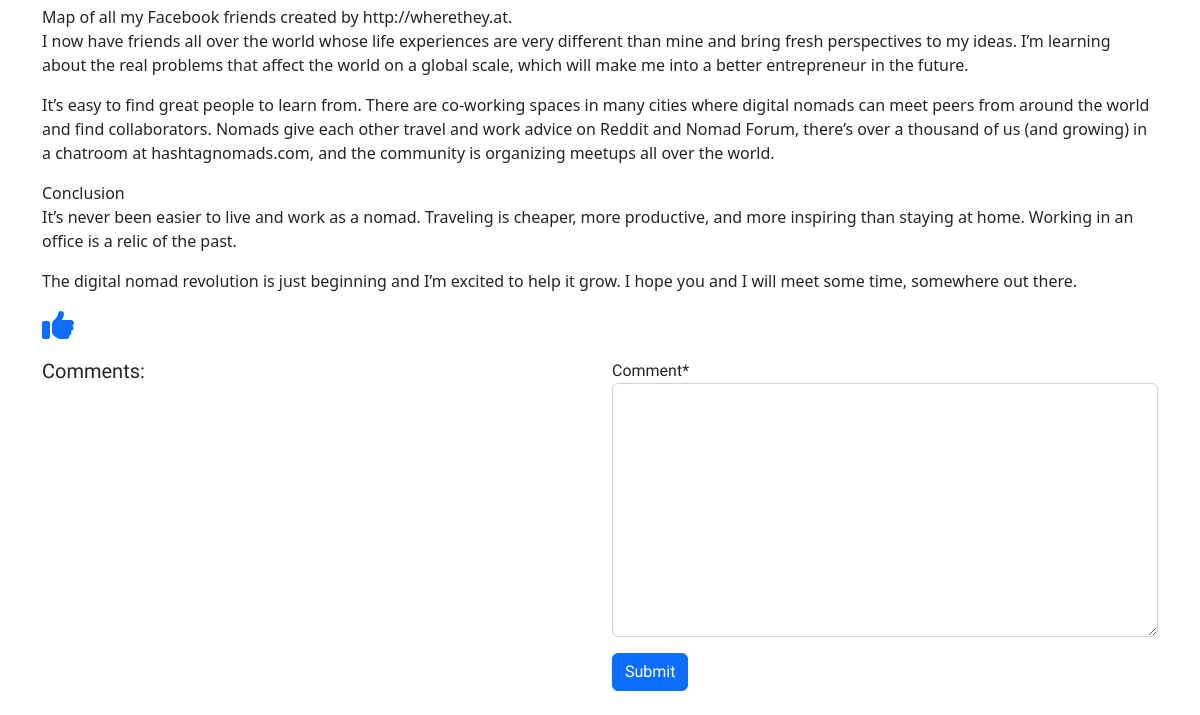
Page /blog/How-I-built-a-startup-while-traveling-to-20-countries-c72c1c34-e6f1-449f-af6b-ab3bc6a52c8d (signed in, lower part) on the earlier database version.
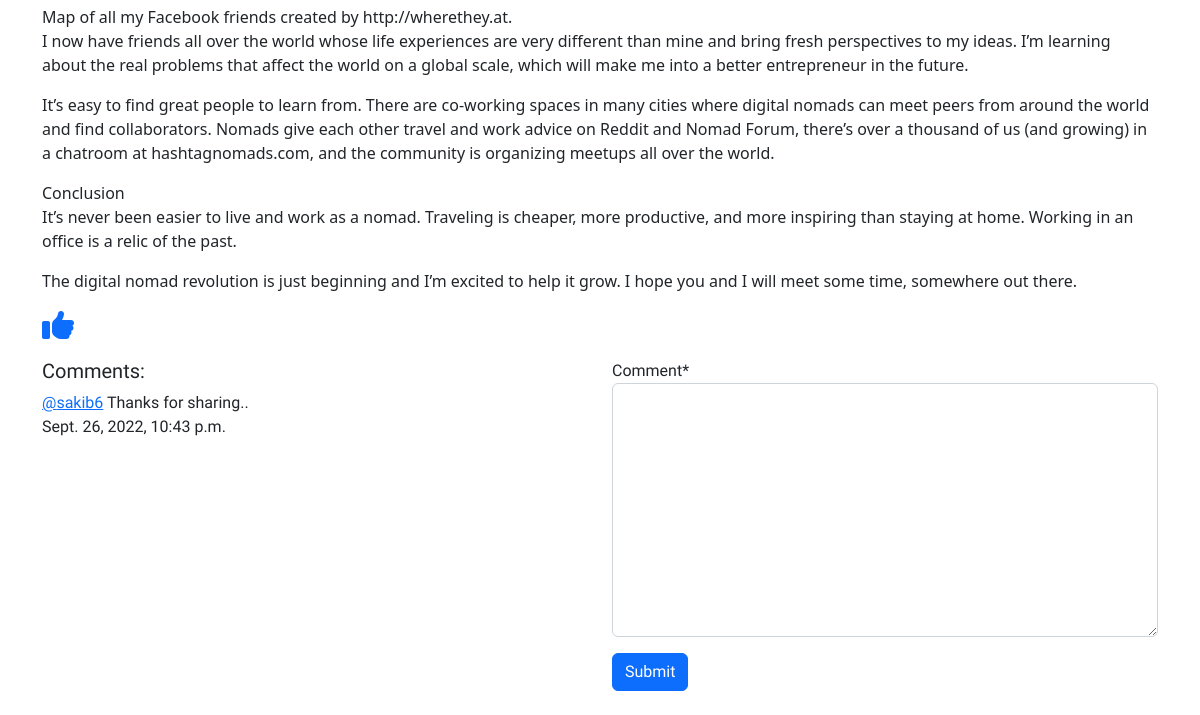
Same page on the later database version.
### Blog_Management/models.py (models this page shows, shortened)
class Comment(models.Model):
    blog = models.ForeignKey(Blog, on_delete=models.CASCADE, related_name='blog_comment')
    user = models.ForeignKey(User, on_delete=models.CASCADE, related_name='user_comment')
    comment = models.TextField()
    comment_date = models.DateTimeField(auto_now_add=True)
    class Meta:
        ordering = ('-comment_date', )

### Blog_Management/views.py (the view, shortened to what this page needs)
# urls.py: path('<str:slug>', views.full_blog, name='full_blog'),
@login_required
def full_blog(request, slug):
    blog = Blog.objects.get(slug=slug)
    comment_form = CommentForm()
    already_liked = Like.objects.filter(blog=blog, user=request.user)
    if already_liked:
        liked = True
    else:
        liked = False
    return render(request, 'Blog_Management/full_blog.html', {'blog': blog, 'comment_form': comment_form, 'liked': liked})

### Blog_Management/forms.py
class CommentForm(forms.ModelForm):
    class Meta:
        model = Comment
        fields = ('comment', )

### templates/Blog_Management/full_blog.html (shortened to what this page needs)
{% extends 'base.html' %}
{% load crispy_forms_tags %}
{% block main_content %}
<div class="row">
    <div class="col-lg-12">
        <p class="regular-font">{{ blog.blog_content|linebreaks }}</p>
        {% if not liked %}
            <a href="{% url 'Blog_Management_App:liked_post' pk=blog.pk %}"><i class="fa fa-solid fa-thumbs-up fa-2x"></i></a>
        {% else %}
            <a href="{% url 'Blog_Management_App:unliked_post' pk=blog.pk %}"><i class="fa fa-solid fa-thumbs-down fa-2x"></i></a>
        {% endif %}
    </div>
</div>
<div class="row mb-4 mt-3">
    <div class="col-lg-6">
        <h5 class="time-font">Comments:</h5>
        {% for comment in blog.blog_comment.all %}
            <div class="time-font">
                <p><a href="#">@{{ comment.user }}</a> {{ comment.comment }} <br> {{ comment.comment_date }}</p>
            </div>
        {% endfor %}
    </div>
    <div class="col-lg-6">
        <form method="POST" class="time-font">
            {{ comment_form|crispy }}
            <div class="mt-3">
                <button type="submit" class="btn btn-primary">Submit</button>
            </div>
        </form>
    </div>
</div>
{% endblock main_content %}

Differences in the rows shown:
added Comment: user "sakib6", comment "Thanks for sharing..", comment_date "Sept. 26, 2022, 10:43 p.m."
